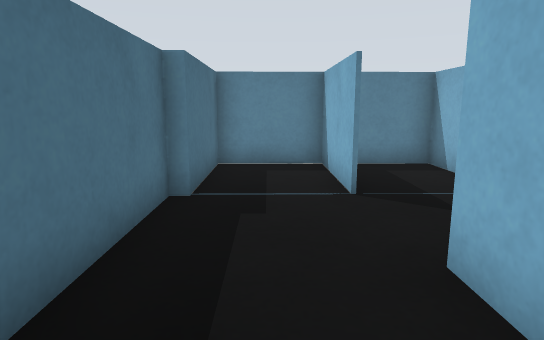
[1] (above)

20 first-person views from a walk through a world built for the Gazebo simulator. The camera is 0.3 m above the floor, tilts 10° down and sees 75° across. The floor is counted in squares, 0.2 m on a side. Each view is taken from the middle of a square. On the plan, view 1 faces up. The plan holds only what a view shows up to about 16 squares ahead; the rest is blank.

[2]
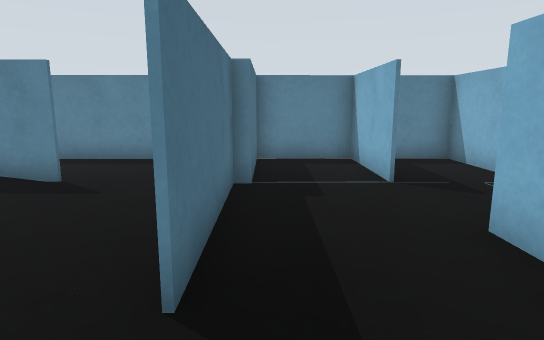

[3]
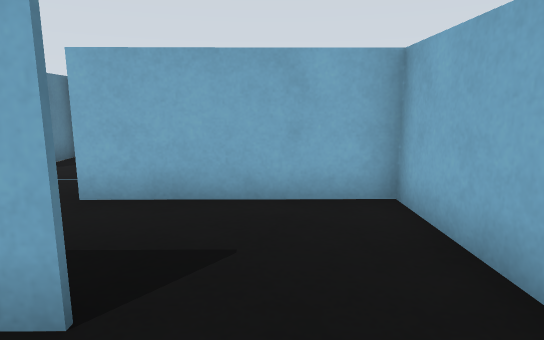

[4]
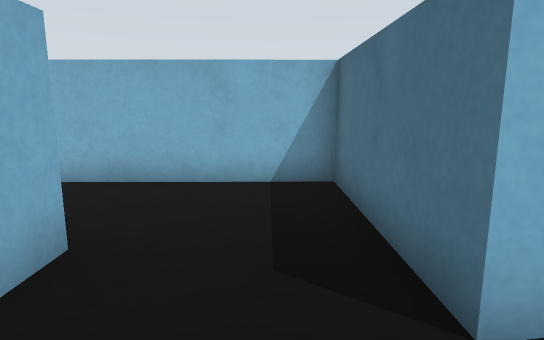

[5]
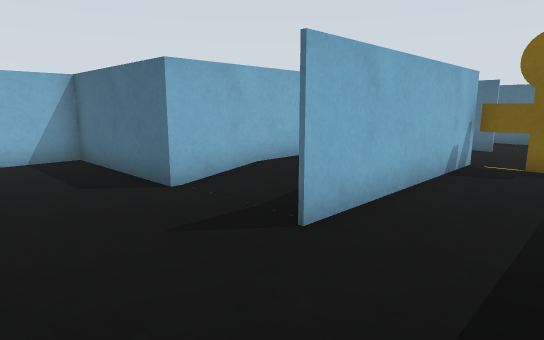

[6]
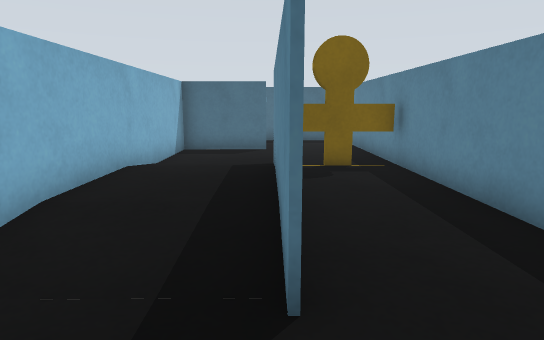

[7]
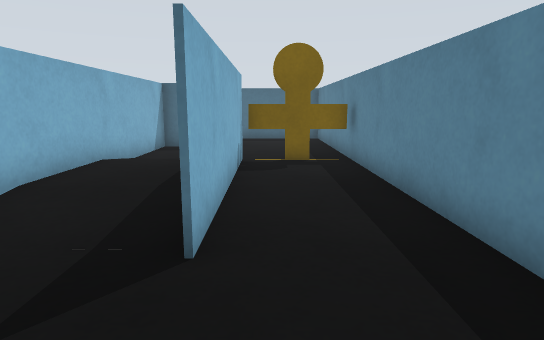

[8]
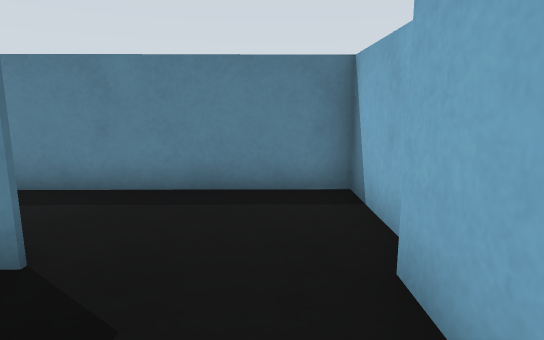

[9]
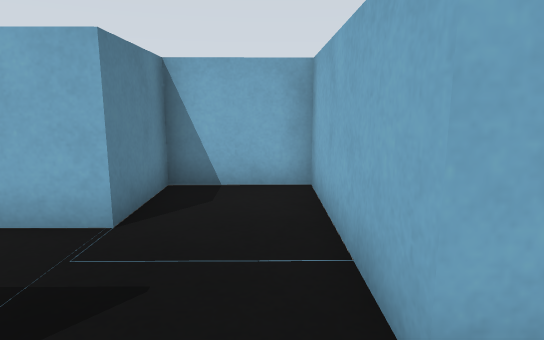

[10]
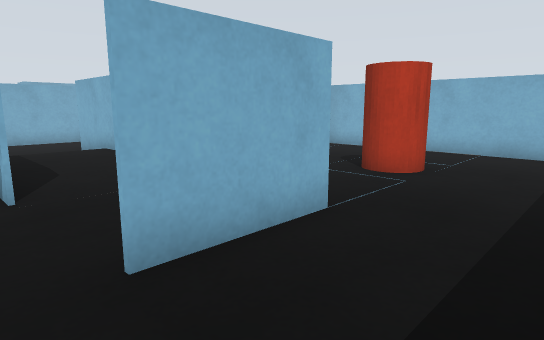

[11]
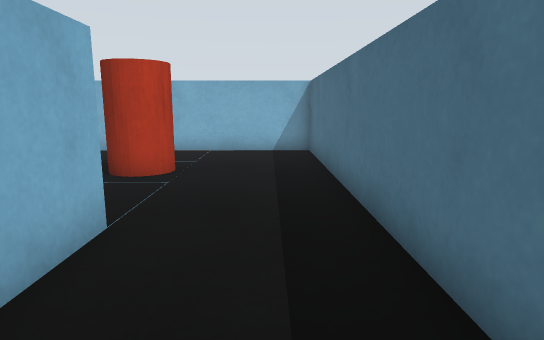

[12]
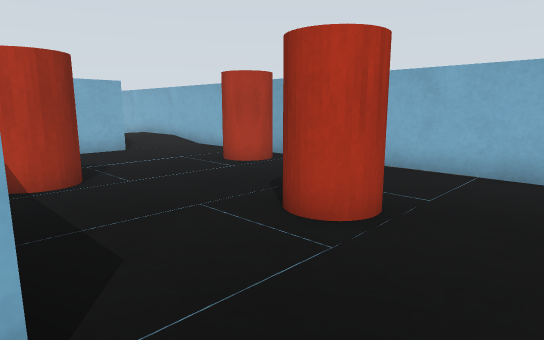

[13]
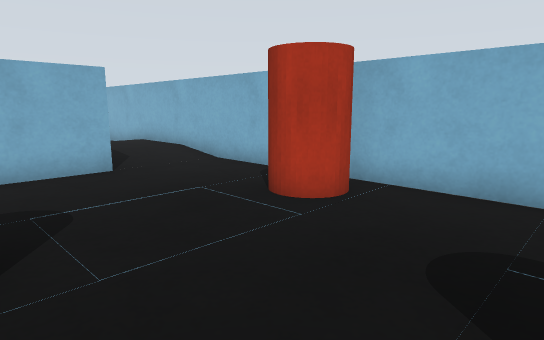

[14]
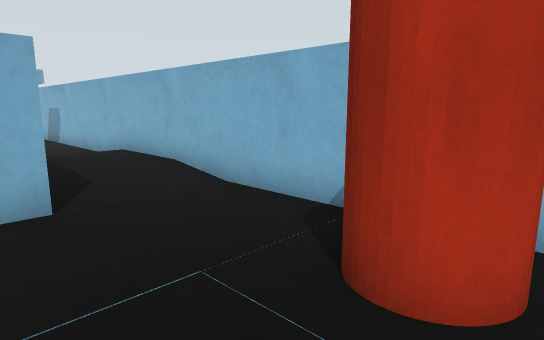

[15]
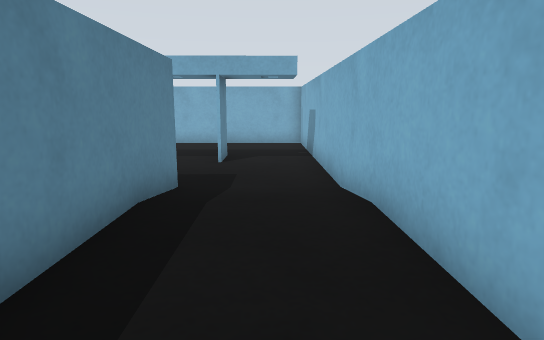

[16]
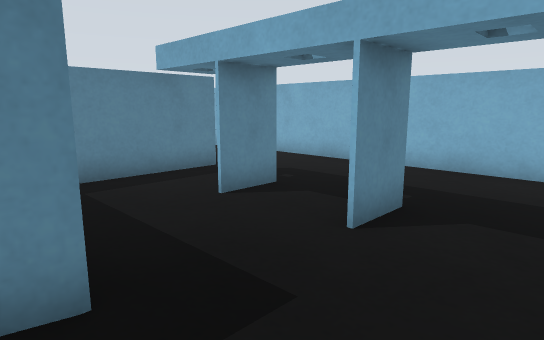

[17]
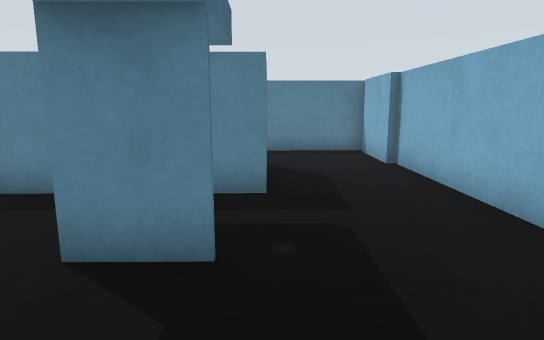

[18]
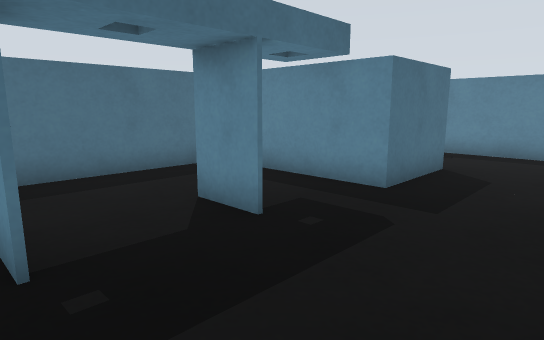

[19]
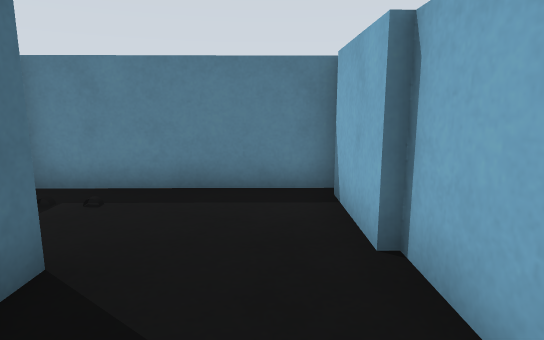

[20]
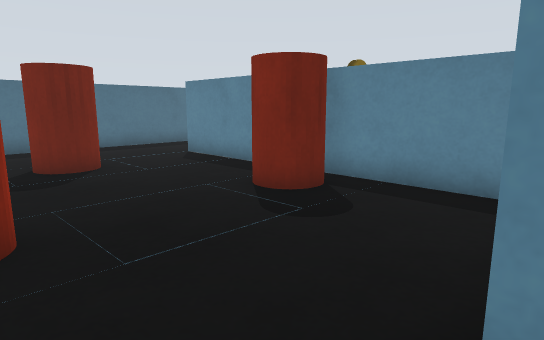

### Floor plan
Key: @ floor where view 1 was taken; # wall or solid block; x gap in a wall; . main floor; : floor 0.05 m higher than the main floor.
Columns run from 20 left of view 1 to 11 right of it. Each row starts with its distance up from view 1.
 10       #########################
  9   #####.#..........#.#..#.....#
  8   ......#..........#.#..#.....#
  7  .......x..........#.#..#.....##
  6 #.......#######...##....####...#
  5 #...#....:::::....#........#...#
  4 #...#....:::::....#........#...#
  3 #...############..#...######...#
  2 #.........#....#..#...#........#
  1 #.........#....#......#........#
  0 #..............#....@.#..##....#
 -1 #....#.........#......#........#
 -2 #....#.........########........#
 -3 #...............:::::....##....#
 -4 #.........#.....:::::..........#
 -5 #.........x.....:::::....#######
 -6 ##########################

Positions as (right, up) in squares from view 1, and headings:
1: (0, 0), facing up
2: (-1, -1), facing up
3: (-4, 0), facing right
4: (-4, 5), facing down
5: (-2, 9), facing down-left
6: (-3, 6), facing left
7: (-2, 7), facing left
8: (-3, 3), facing up
9: (0, 4), facing right
10: (-19, 7), facing down-right
11: (-18, 7), facing down
12: (-18, 3), facing down-right
13: (-14, 1), facing down-right
14: (-11, -1), facing down-right
15: (-5, -4), facing right
16: (1, -5), facing up-right
17: (7, -3), facing up
18: (10, -3), facing up-left
19: (9, 3), facing up
20: (-5, -4), facing up-left
